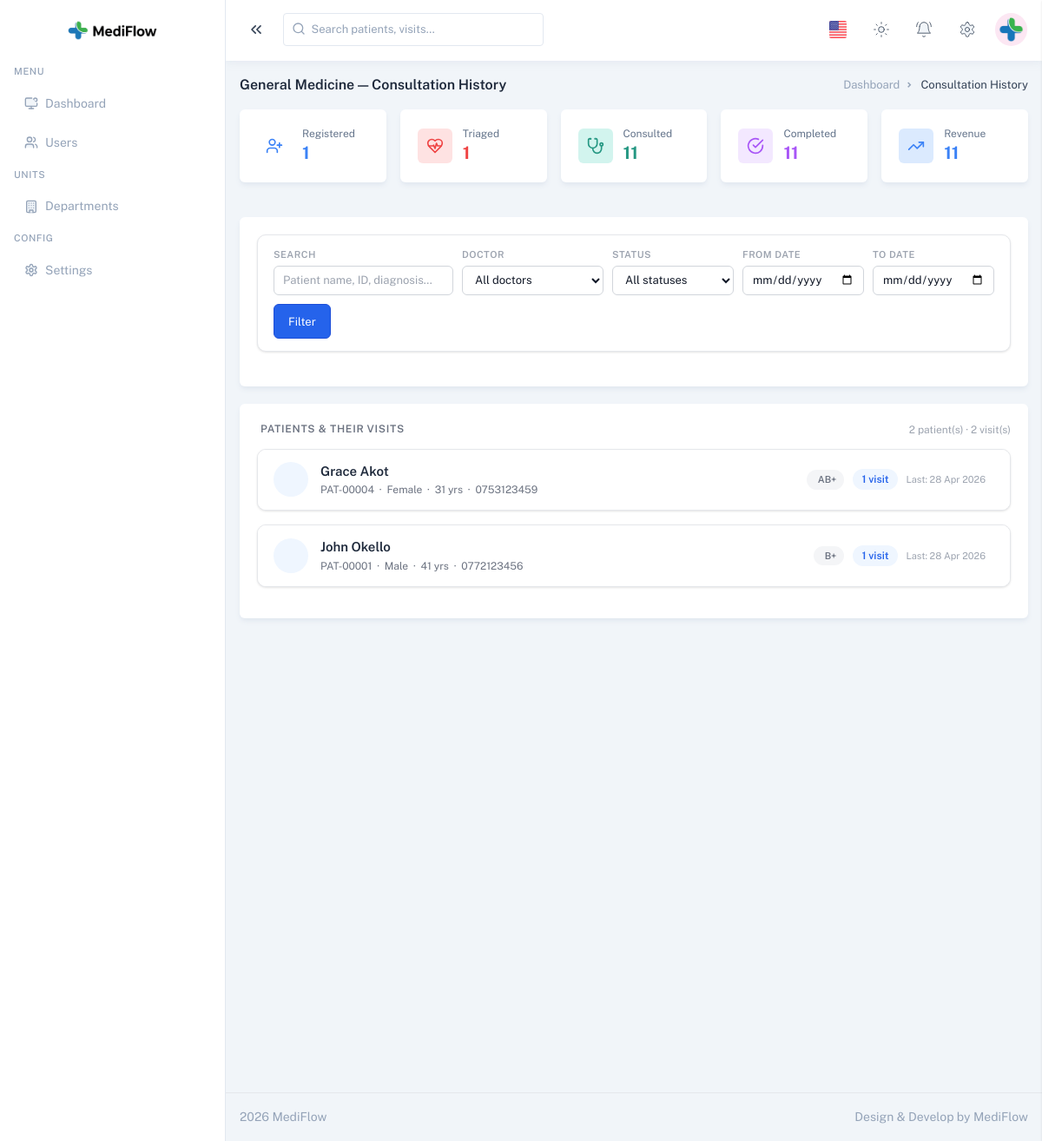
The app's page /app/admin/history.php?dept_id=1 (signed in) with its own data.
### tables this page shows
CREATE TABLE `departments` (
  `id` int(11) NOT NULL,
  `name` varchar(100) NOT NULL,
  `description` text DEFAULT NULL,
  `status` tinyint(1) DEFAULT 1,
  `created_at` datetime DEFAULT current_timestamp()
);

CREATE TABLE `visits` (
  `id` int(11) NOT NULL,
  `visit_id` varchar(20) NOT NULL,
  `patient_id` int(11) NOT NULL,
  `department_id` int(11) NOT NULL,
  `doctor_id` int(11) DEFAULT NULL,
  `token_number` int(11) NOT NULL,
  `visit_date` date NOT NULL,
  `status` enum('registered','triage','consulting','lab','pharmacy','completed','closed') DEFAULT 'registered',
  `created_at` datetime DEFAULT current_timestamp(),
  `updated_at` datetime DEFAULT current_timestamp() ON UPDATE current_timestamp(),
  `closed_at` datetime DEFAULT NULL
);

CREATE TABLE `patients` (
  `id` int(11) NOT NULL,
  `patient_id` varchar(20) NOT NULL,
  `patient_nin` varchar(15) NOT NULL,
  `name` varchar(100) NOT NULL,
  `phone` varchar(20) DEFAULT NULL,
  `email` varchar(100) DEFAULT NULL,
  `dob` date DEFAULT NULL,
  `age` varchar(20) DEFAULT NULL,
  `gender` enum('Male','Female','Other') DEFAULT NULL,
  `blood_group` varchar(10) DEFAULT NULL,
  `address` text DEFAULT NULL,
  `emergency_contact_name` varchar(100) DEFAULT NULL,
  `emergency_contact_phone` varchar(20) DEFAULT NULL,
  `created_at` datetime DEFAULT current_timestamp(),
  `updated_at` datetime DEFAULT current_timestamp() ON UPDATE current_timestamp()
);

### app/admin/history.php (the view, shortened to what this page needs)
<?php
require_once '../config/config.php';
$dept_id = (int) ($_GET['dept_id'] ?? 0);
$dept_stmt = $conn->prepare("SELECT id, name FROM departments WHERE id = ? LIMIT 1");
$dept_stmt->bind_param("i", $dept_id);
$dept_stmt->execute();
$dept = $dept_stmt->get_result()->fetch_assoc();
$filter_status    = $_GET['status']     ?? '';
$filter_doctor    = (int)($_GET['doctor_id'] ?? 0);
$filter_date_from = $_GET['date_from']  ?? '';
$filter_date_to   = $_GET['date_to']    ?? '';
$search_query     = trim($_GET['q']     ?? '');
$where_parts = ["v.department_id = ?"];
$bind_types  = "i";
$bind_values = [$dept_id];
$where_sql = implode(' AND ', $where_parts);
$sql = "
    SELECT  v.id            AS visit_pk,
            v.visit_id      AS visit_ref,
            v.visit_date,
            v.status,
            d.id            AS doctor_id,
            d.name          AS doctor_name,
            d.specialization,
            p.id            AS patient_pk,
            p.patient_id    AS patient_ref,
            p.name          AS patient_name,
            p.dob,
            p.age,
            p.gender,
            p.blood_group,
            p.phone,
            c.id            AS consult_id,
            c.chief_complaint,
            c.diagnosis,
            c.notes         AS consult_notes,
            c.follow_up_date,
            c.follow_up_notes,
            t.bp_systolic,
            t.bp_diastolic,
            t.pulse,
            t.temperature,
            t.spo2,
            t.weight,
            t.priority,
            (SELECT COUNT(*) FROM lab_orders lo WHERE lo.visit_id = v.id) AS lab_count,
            (SELECT COUNT(*) FROM scans      s  WHERE s.visit_id  = v.id) AS scan_count
    FROM    visits      v
    JOIN    patients    p   ON p.id      = v.patient_id
    LEFT JOIN doctors   d   ON d.id      = v.doctor_id
    LEFT JOIN consultations c ON c.visit_id = v.id
    LEFT JOIN triage        t ON t.visit_id = v.id
    WHERE   $where_sql
    ORDER BY v.visit_date DESC, v.id DESC
";
$visits_stmt = $conn->prepare($sql);
$visits_stmt->bind_param($bind_types, ...$bind_values);
$visits_stmt->execute();
$all_visits = $visits_stmt->get_result()->fetch_all(MYSQLI_ASSOC);
$patients = [];
foreach ($all_visits as $v) {
    $pid = $v['patient_pk'];
    if (!isset($patients[$pid])) {
        $patients[$pid] = [
            'patient_pk'   => $pid,
            'patient_ref'  => $v['patient_ref'],
            'patient_name' => $v['patient_name'],
            'dob'          => $v['dob'],
            'age'          => $v['age'],
            'gender'       => $v['gender'],
            'blood_group'  => $v['blood_group'],
            'phone'        => $v['phone'],
            'visits'       => [],
        ];
    }
    $patients[$pid]['visits'][] = $v;
}
$total_visits    = count($all_visits);
$total_patients  = count($patients);
function age_from_dob(?string $dob, ?string $age_raw): string {
    if ($dob) {
        try {
            $diff = (new DateTime())->diff(new DateTime($dob));
            return $diff->y . ' yrs';
        } catch (Exception $e) {}
    }
    return $age_raw ? $age_raw . ' yrs' : '—';
}
?>
<!DOCTYPE html>
<html lang="en" class="light scroll-smooth group" data-layout="vertical" data-sidebar="light" data-sidebar-size="lg" data-mode="light" data-topbar="light" data-skin="default" data-navbar="sticky" data-content="fluid" dir="ltr">
<head>
    <link rel="stylesheet" href="../assets/css/starcode2.css">
    <link rel="stylesheet" href="https://unpkg.com/@tabler/icons-webfont/dist/tabler-icons.min.css">
</head>
<body class="text-base bg-body-bg text-body font-public dark:text-zink-100 dark:bg-zink-800 group-data-[skin=bordered]:bg-body-bordered group-data-[skin=bordered]:dark:bg-zink-700">
<div class="group-data-[sidebar-size=sm]:min-h-sm group-data-[sidebar-size=sm]:relative">
<?php include 'sidenav.php'; ?>
<?php include 'topnav.php'; ?>
<div class="relative min-h-screen group-data-[sidebar-size=sm]:min-h-sm">
    <div class="group-data-[sidebar-size=lg]:ltr:md:ml-vertical-menu group-data-[sidebar-size=lg]:rtl:md:mr-vertical-menu group-data-[sidebar-size=md]:ltr:ml-vertical-menu-md group-data-[sidebar-size=md]:rtl:mr-vertical-menu-md group-data-[sidebar-size=sm]:ltr:ml-vertical-menu-sm group-data-[sidebar-size=sm]:rtl:mr-vertical-menu-sm pt-[calc(theme('spacing.header')_*_1)] pb-[calc(theme('spacing.header')_*_0.8)] px-4 group-data-[navbar=bordered]:pt-[calc(theme('spacing.header')_*_1.3)] group-data-[navbar=hidden]:pt-0 group-data-[layout=horizontal]:mx-auto group-data-[layout=horizontal]:max-w-screen-2xl group-data-[layout=horizontal]:px-0 group-data-[layout=horizontal]:group-data-[sidebar-size=lg]:ltr:md:ml-auto group-data-[layout=horizontal]:group-data-[sidebar-size=lg]:rtl:md:mr-auto group-data-[layout=horizontal]:md:pt-[calc(theme('spacing.header')_*_1.6)] group-data-[layout=horizontal]:px-3 group-data-[layout=horizontal]:group-data-[navbar=hidden]:pt-[calc(theme('spacing.header')_*_0.9)]">
        <div class="container-fluid group-data-[content=boxed]:max-w-boxed mx-auto">
            <div class="flex flex-col gap-2 py-4 md:flex-row md:items-center print:hidden">
                <div class="grow">
                    <h5 class="text-16"><?= htmlspecialchars($dept['name']) ?> — Consultation History</h5>
                </div>
                <ul class="flex items-center gap-2 text-sm font-normal shrink-0">
                    <li class="relative before:content-['\ea54'] before:font-remix ltr:before:-right-1 rtl:before:-left-1 before:absolute before:text-[18px] before:-top-[3px] ltr:pr-4 rtl:pl-4 before:text-slate-400 dark:text-zink-200">
                        <a href="../../index.php" class="text-slate-400 dark:text-zink-200">Dashboard</a>
                    </li>
                    <li class="text-slate-700 dark:text-zink-100">Consultation History</li>
                </ul>
            </div>
            <div class="grid grid-cols-2 lg:grid-cols-5 gap-4 mb-5">
                <div class="card">
                    <div class="card-body p-4">
                        <div class="flex items-center gap-3">
                            <div class="flex items-center justify-center size-10 rounded-md bg-blue-100 dark:bg-blue-500/20 shrink-0">
                                <i data-lucide="user-plus" class="size-5 text-blue-500"></i>
                            </div>
                            <div>
                                <p class="text-xs text-slate-500 dark:text-zink-200">Registered</p>
                                <p class="text-xl font-bold text-blue-500">1</p>
                            </div>
                        </div>
                    </div>
                </div>
                <div class="card">
                    <div class="card-body p-4">
                        <div class="flex items-center gap-3">
                            <div class="flex items-center justify-center size-10 rounded-md bg-red-100 dark:bg-red-500/20 shrink-0">
                                <i data-lucide="heart-pulse" class="size-5 text-red-500"></i>
                            </div>
                            <div>
                                <p class="text-xs text-slate-500 dark:text-zink-200">Triaged</p>
                                <p class="text-xl font-bold text-red-500">1</p>
                            </div>
                        </div>
                    </div>
                </div>
                <div class="card">
                    <div class="card-body p-4">
                        <div class="flex items-center gap-3">
                            <div class="flex items-center justify-center size-10 rounded-md bg-green-100 dark:bg-green-500/20 shrink-0">
                                <i data-lucide="stethoscope" class="size-5 text-green-500"></i>
                            </div>
                            <div>
                                <p class="text-xs text-slate-500 dark:text-zink-200">Consulted</p>
                                <p class="text-xl font-bold text-green-500">11</p>
                            </div>
                        </div>
                    </div>
                </div>
                <div class="card">
                    <div class="card-body p-4">
                        <div class="flex items-center gap-3">
                            <div class="flex items-center justify-center size-10 rounded-md bg-purple-100 dark:bg-purple-500/20 shrink-0">
                                <i data-lucide="check-circle" class="size-5 text-purple-500"></i>
                            </div>
                            <div>
                                <p class="text-xs text-slate-500 dark:text-zink-200">Completed</p>
                                <p class="text-xl font-bold text-purple-500">11</p>
                            </div>
                        </div>
                    </div>
                </div>
                <div class="card col-span-2 lg:col-span-1">
                    <div class="card-body p-4">
                        <div class="flex items-center gap-3">
                            <div class="flex items-center justify-center size-10 rounded-md bg-custom-100 dark:bg-custom-500/20 shrink-0">
                                <i data-lucide="trending-up" class="size-5 text-custom-500"></i>
                            </div>
                            <div>
                                <p class="text-xs text-slate-500 dark:text-zink-200">Revenue</p>
                                <p class="text-xl font-bold text-custom-500">11</p>
                            </div>
                        </div>
                    </div>
                </div>
            </div>
            <div class="card">
                <div class="card-body">
                    <form method="GET" action="history.php">
                        <div class="filter-bar">
                            <div class="filter-group search">
                                <label>Search</label>
                                <input type="text" name="q"
                                       placeholder="Patient name, ID, diagnosis…"
                                       value="<?= htmlspecialchars($search_query) ?>">
                            </div>
                            <div class="filter-group">
                                <label>Doctor</label>
                                <select name="doctor_id">
                                    <option value="">All doctors</option>
                                </select>
                            </div>
                            <div class="filter-group">
                                <label>Status</label>
                                <select name="status">
                                    <option value="">All statuses</option>
                                </select>
                            </div>
                            <div class="filter-group">
                                <label>From date</label>
                                <input type="date" name="date_from" value="<?= htmlspecialchars($filter_date_from) ?>">
                            </div>
                            <div class="filter-group">
                                <label>To date</label>
                                <input type="date" name="date_to" value="<?= htmlspecialchars($filter_date_to) ?>">
                            </div>
                            <div class="filter-actions">
                                <button type="submit" class="btn btn-primary">
                                    <i class="ti ti-filter"></i> Filter
                                </button>
                            </div>
                        </div>
                    </form>
                </div>
            </div>
                <div class="card">
                <div class="card-body">
    <div class="section-label">
        <span>
            Patients &amp; their visits
        </span>
        <span class="results-note"><?= $total_patients ?> patient(s) · <?= $total_visits ?> visit(s)</span>
    </div>
    <?php if (empty($patients)): ?>
    <div class="empty-state">
        <i class="ti ti-folder-open"></i>
        <p>No consultation records found<?= ($search_query || $filter_status || $filter_doctor || $filter_date_from || $filter_date_to) ? ' matching your filters' : ' for this department' ?>.</p>
    </div>
    <?php else: ?>
    <?php foreach ($patients as $patient): ?>
    <?php
        $p_visits     = $patient['visits'];
        $p_age        = age_from_dob($patient['dob'], $patient['age']);
        $latest_visit = $p_visits[0];
    ?>
    <div class="patient-group" id="pg-<?= $patient['patient_pk'] ?>">
        <div class="patient-group-header" onclick="toggleGroup(this.closest('.patient-group'))">
            <div class="patient-avatar"><i class="ti ti-user"></i></div>
            <div class="patient-header-info">
                <h3><?= htmlspecialchars($patient['patient_name']) ?></h3>
                <div class="pid">
                    <?= htmlspecialchars($patient['patient_ref']) ?>
                    <?php if ($patient['gender']): ?> &nbsp;·&nbsp; <?= htmlspecialchars($patient['gender']) ?><?php endif; ?>
                    <?php if ($p_age !== '—'): ?> &nbsp;·&nbsp; <?= $p_age ?><?php endif; ?>
                    <?php if ($patient['phone']): ?> &nbsp;·&nbsp; <i class="ti ti-phone" style="font-size:11px"></i> <?= htmlspecialchars($patient['phone']) ?><?php endif; ?>
                </div>
            </div>
            <div class="patient-header-right">
                <?php if ($patient['blood_group']): ?>
                <span class="badge status-reg"><i class="ti ti-droplet"></i> <?= htmlspecialchars($patient['blood_group']) ?></span>
                <?php endif; ?>
                <span class="visit-count-badge">
                    <?= count($p_visits) ?> visit<?= count($p_visits) !== 1 ? 's' : '' ?>
                </span>
                <span style="font-size:11px; color:var(--text4);">
                    Last: <?= date('d M Y', strtotime($latest_visit['visit_date'])) ?>
                </span>
            </div>
        </div>
    </div>
    <?php endforeach; ?>
    <?php endif; ?>
                </div>
            </div>
        </div>
    </div>
    <?php include 'footer.php'; ?>
</body>
</html>

### records on screen
departments: name "General Medicine"
visits: patient.name "Grace Akot", patient.patient_id "PAT-00004", patient.gender "Female", patient.age "31 yrs", patient.phone "0753123459", patient.blood_group "AB+", count($p_visits) "1", visit_date "28 Apr 2026"
visits: patient.name "John Okello", patient.patient_id "PAT-00001", patient.gender "Male", patient.age "41 yrs", patient.phone "0772123456", patient.blood_group "B+", count($p_visits) "1", visit_date "28 Apr 2026"

### other values on screen
$section_label "MENU"
$item['label'] "Dashboard"
$item['label'] "Users"
$section_label "UNITS"
$item['label'] "Departments"
$section_label "CONFIG"
$item['label'] "Settings"
$total_patients "2"
$total_visits "2"
